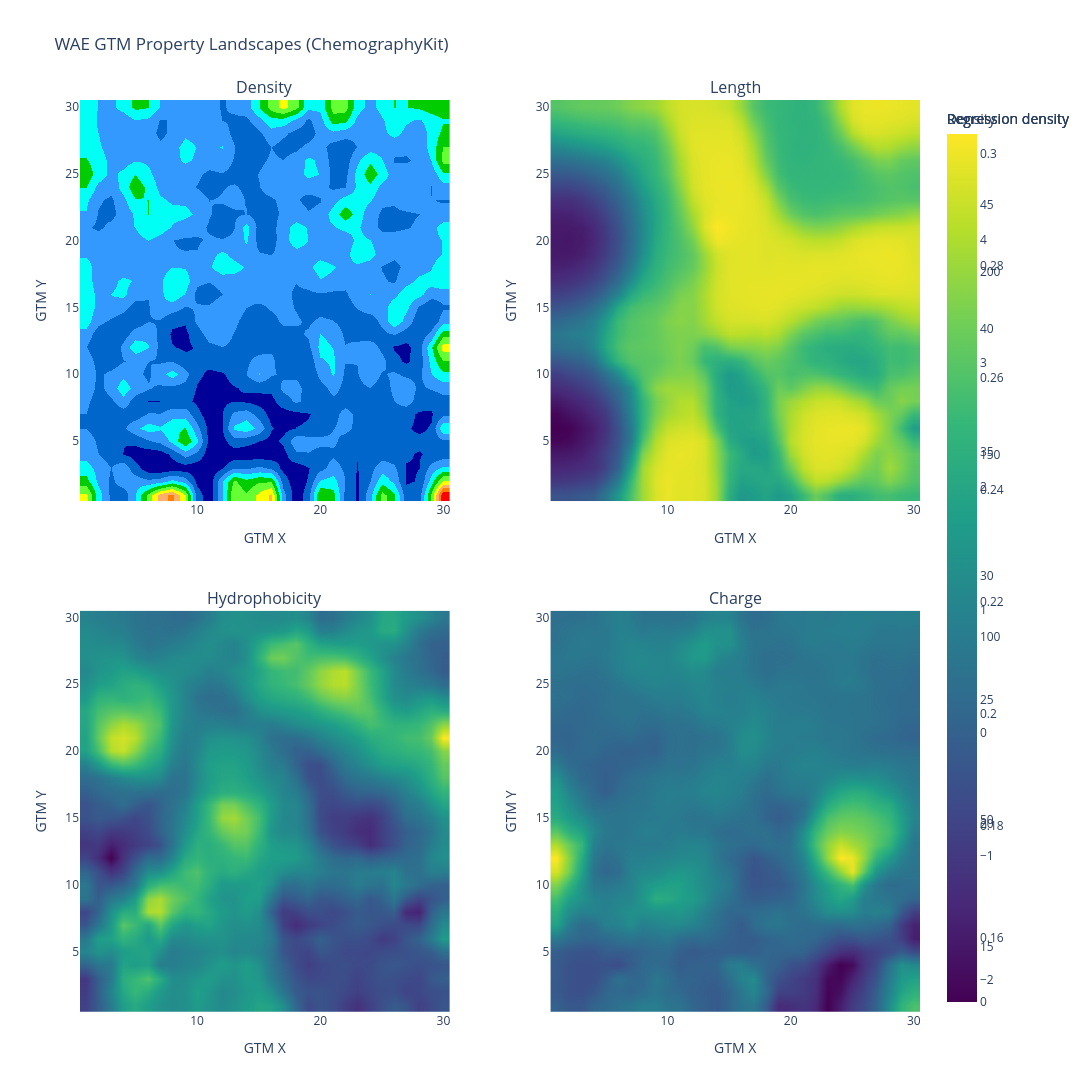

Source (notebook cell):
### Code cell
# Interactive GTM visualization with Plotly - WAE using ChemographyKit landscapes

properties = ['length', 'hydrophobicity', 'charge']
landscape_positions = [('density', 1, 1), ('length', 1, 2), ('hydrophobicity', 2, 1), ('charge', 2, 2)]

print("Creating ChemographyKit landscape visualizations for WAE...")

# Compute density using ChemographyKit utilities
density_wae_vec = get_density_matrix(responsibilities_wae)
density_table_wae = density_to_table(
    density_wae_vec,
    node_threshold=0.01,
    output_csv_file=None
)

# Create smooth density landscape
fig_density_wae = plotly_smooth_density_landscape(
    density_table_wae,
    node_threshold=0.01,
    use_smooth=True,
    title="WAE GTM Density Landscape",
    width=800,
    height=800,
    background_color="white"
)

# Create regression landscapes for peptide properties
figs_wae = {'density': fig_density_wae}

for prop in properties:
    if prop in df_wae.columns:
        # Compute regression density
        reg_values = df_wae[prop].values
        density, reg_density = get_reg_density_matrix(responsibilities_wae, list(reg_values))

        # Convert to table
        reg_table = reg_density_to_table(
            density,
            reg_density,
            node_threshold=0.01,
            output_csv_file=None
        )

        # Create smooth regression landscape
        fig = plotly_smooth_regression_landscape(
            reg_table,
            colorset='Viridis',
            title=f"WAE GTM {prop.capitalize()} Landscape",
            width=800,
            height=800,
            background_color="white",
            use_smooth=True
        )

        figs_wae[prop] = fig

# Create combined figure with subplots
fig_combined_wae = make_subplots(
    rows=2, cols=2,
    subplot_titles=('Density', 'Length', 'Hydrophobicity', 'Charge'),
    specs=[[{'type': 'heatmap'}, {'type': 'heatmap'}],
           [{'type': 'heatmap'}, {'type': 'heatmap'}]],
    horizontal_spacing=0.12,
    vertical_spacing=0.12
)

# Add landscapes to subplots
for prop, row, col in landscape_positions:
    if prop in figs_wae:
        for trace in figs_wae[prop].data:
            fig_combined_wae.add_trace(trace, row=row, col=col)

fig_combined_wae.update_layout(
    title_text="WAE GTM Property Landscapes (ChemographyKit)",
    height=1200,
    width=1200,
    showlegend=False
)

# Update axes
for i in range(1, 3):
    for j in range(1, 3):
        fig_combined_wae.update_xaxes(title_text="GTM X", row=i, col=j)
        fig_combined_wae.update_yaxes(title_text="GTM Y", row=i, col=j)

# Save
output_path_wae = RESULTS_DIR / 'gtm_wae_properties.html'
fig_combined_wae.write_html(str(output_path_wae))
print(f"Saved interactive plot to {output_path_wae}")

# Show
fig_combined_wae.show()

# Save individual landscapes
for prop, fig in figs_wae.items():
    fig.write_html(str(RESULTS_DIR / f'gtm_wae_{prop}_landscape.html'))
    print(f"Saved {prop} landscape to gtm_wae_{prop}_landscape.html")

### Figure 1 — Plotly figure (JSON) as saved in the notebook; plotly's stock layout.template omitted (floating-point values rounded to 4 significant figures; data arrays with more than 128 entries replaced by an {"elided": "..."} marker saying what was removed)
{"data": [{"colorbar": {"title": {"text": "Density"}}, "colorscale": [[0, "rgb(0,0,153)"], [0.1, "rgb(0,0,153)"], [0.1, "rgb(0,102,204)"], [0.2, "rgb(0,102,204)"], [0.2, "rgb(51,153,255)"], [0.3, "rgb(51,153,255)"], [0.3, "rgb(0,255,245)"], [0.4, "rgb(0,255,245)"], [0.4, "rgb(0,204,0)"], [0.5, "rgb(0,204,0)"], [0.5, "rgb(102,255,51)"], [0.6, "rgb(102,255,51)"], [0.6, "rgb(255,255,0)"], [0.7, "rgb(255,255,0)"], [0.7, "rgb(255,175,107)"], [0.8, "rgb(255,175,107)"], [0.8, "rgb(255,128,0)"], [0.9, "rgb(255,128,0)"], [0.9, "rgb(255,0,0)"], [1, "rgb(255,0,0)"]], "hoverinfo": "text", "showscale": true, "text": {"elided": "30x30 str values"}, "type": "heatmap", "x": [1, 2, 3, 4, 5, 6, 7, 8, 9, 10, 11, 12, 13, 14, 15, 16, 17, 18, 19, 20, 21, 22, 23, 24, 25, 26, 27, 28, 29, 30], "xaxis": "x", "y": [30, 29, 28, 27, 26, 25, 24, 23, 22, 21, 20, 19, 18, 17, 16, 15, 14, 13, 12, 11, 10, 9, 8, 7, 6, 5, 4, 3, 2, 1], "yaxis": "y", "z": {"elided": "30x30 float values"}, "zmax": 237.7, "zmin": 0, "zsmooth": "best"}, {"colorscale": [[0, "rgba(255,255,255,1)"], [4.206e-05, "rgba(255,255,255,1)"], [4.306e-05, "rgba(255,255,255,0)"], [1, "rgba(255,255,255,0)"]], "hoverinfo": "none", "showscale": false, "type": "heatmap", "x": [1, 2, 3, 4, 5, 6, 7, 8, 9, 10, 11, 12, 13, 14, 15, 16, 17, 18, 19, 20, 21, 22, 23, 24, 25, 26, 27, 28, 29, 30], "xaxis": "x", "y": [30, 29, 28, 27, 26, 25, 24, 23, 22, 21, 20, 19, 18, 17, 16, 15, 14, 13, 12, 11, 10, 9, 8, 7, 6, 5, 4, 3, 2, 1], "yaxis": "y", "z": {"elided": "30x30 float values"}, "zmax": 1, "zmin": 0, "zsmooth": "best"}, {"colorscale": [[0, "rgba(0,0,0,0)"], [1, "rgba(0,0,0,0)"]], "hoverinfo": "text", "showscale": false, "text": {"elided": "30x30 str values"}, "type": "heatmap", "x": [1, 2, 3, 4, 5, 6, 7, 8, 9, 10, 11, 12, 13, 14, 15, 16, 17, 18, 19, 20, 21, 22, 23, 24, 25, 26, 27, 28, 29, 30], "xaxis": "x", "y": [30, 29, 28, 27, 26, 25, 24, 23, 22, 21, 20, 19, 18, 17, 16, 15, 14, 13, 12, 11, 10, 9, 8, 7, 6, 5, 4, 3, 2, 1], "yaxis": "y", "z": {"elided": "30x30 float values"}, "zmax": 1, "zmin": 0}, {"colorbar": {"title": {"text": "Regression density"}}, "colorscale": [[0, "#440154"], [0.1111, "#482878"], [0.2222, "#3e4989"], [0.3333, "#31688e"], [0.4444, "#26828e"], [0.5556, "#1f9e89"], [0.6667, "#35b779"], [0.7778, "#6ece58"], [0.8889, "#b5de2b"], [1, "#fde725"]], "hoverinfo": "text", "showscale": true, "text": {"elided": "30x30 str values"}, "type": "heatmap", "x": [1, 2, 3, 4, 5, 6, 7, 8, 9, 10, 11, 12, 13, 14, 15, 16, 17, 18, 19, 20, 21, 22, 23, 24, 25, 26, 27, 28, 29, 30], "xaxis": "x2", "y": [30, 29, 28, 27, 26, 25, 24, 23, 22, 21, 20, 19, 18, 17, 16, 15, 14, 13, 12, 11, 10, 9, 8, 7, 6, 5, 4, 3, 2, 1], "yaxis": "y2", "z": {"elided": "30x30 float values"}, "zmax": 47.85, "zmin": 12.78, "zsmooth": "best"}, {"colorscale": [[0, "rgba(255,255,255,1)"], [0.0004206, "rgba(255,255,255,1)"], [0.0004216, "rgba(255,255,255,0)"], [1, "rgba(255,255,255,0)"]], "hoverinfo": "none", "showscale": false, "type": "heatmap", "x": [1, 2, 3, 4, 5, 6, 7, 8, 9, 10, 11, 12, 13, 14, 15, 16, 17, 18, 19, 20, 21, 22, 23, 24, 25, 26, 27, 28, 29, 30], "xaxis": "x2", "y": [30, 29, 28, 27, 26, 25, 24, 23, 22, 21, 20, 19, 18, 17, 16, 15, 14, 13, 12, 11, 10, 9, 8, 7, 6, 5, 4, 3, 2, 1], "yaxis": "y2", "z": {"elided": "30x30 float values"}, "zmax": 1, "zmin": 0, "zsmooth": "best"}, {"colorscale": [[0, "rgba(0,0,0,0)"], [1, "rgba(0,0,0,0)"]], "hoverinfo": "text", "showscale": false, "text": {"elided": "30x30 str values"}, "type": "heatmap", "x": [1, 2, 3, 4, 5, 6, 7, 8, 9, 10, 11, 12, 13, 14, 15, 16, 17, 18, 19, 20, 21, 22, 23, 24, 25, 26, 27, 28, 29, 30], "xaxis": "x2", "y": [30, 29, 28, 27, 26, 25, 24, 23, 22, 21, 20, 19, 18, 17, 16, 15, 14, 13, 12, 11, 10, 9, 8, 7, 6, 5, 4, 3, 2, 1], "yaxis": "y2", "z": {"elided": "30x30 float values"}, "zmax": 1, "zmin": 0}, {"colorbar": {"title": {"text": "Regression density"}}, "colorscale": [[0, "#440154"], [0.1111, "#482878"], [0.2222, "#3e4989"], [0.3333, "#31688e"], [0.4444, "#26828e"], [0.5556, "#1f9e89"], [0.6667, "#35b779"], [0.7778, "#6ece58"], [0.8889, "#b5de2b"], [1, "#fde725"]], "hoverinfo": "text", "showscale": true, "text": {"elided": "30x30 str values"}, "type": "heatmap", "x": [1, 2, 3, 4, 5, 6, 7, 8, 9, 10, 11, 12, 13, 14, 15, 16, 17, 18, 19, 20, 21, 22, 23, 24, 25, 26, 27, 28, 29, 30], "xaxis": "x3", "y": [30, 29, 28, 27, 26, 25, 24, 23, 22, 21, 20, 19, 18, 17, 16, 15, 14, 13, 12, 11, 10, 9, 8, 7, 6, 5, 4, 3, 2, 1], "yaxis": "y3", "z": {"elided": "30x30 float values"}, "zmax": 0.3036, "zmin": 0.1485, "zsmooth": "best"}, {"colorscale": [[0, "rgba(255,255,255,1)"], [0.0004206, "rgba(255,255,255,1)"], [0.0004216, "rgba(255,255,255,0)"], [1, "rgba(255,255,255,0)"]], "hoverinfo": "none", "showscale": false, "type": "heatmap", "x": [1, 2, 3, 4, 5, 6, 7, 8, 9, 10, 11, 12, 13, 14, 15, 16, 17, 18, 19, 20, 21, 22, 23, 24, 25, 26, 27, 28, 29, 30], "xaxis": "x3", "y": [30, 29, 28, 27, 26, 25, 24, 23, 22, 21, 20, 19, 18, 17, 16, 15, 14, 13, 12, 11, 10, 9, 8, 7, 6, 5, 4, 3, 2, 1], "yaxis": "y3", "z": {"elided": "30x30 float values"}, "zmax": 1, "zmin": 0, "zsmooth": "best"}, {"colorscale": [[0, "rgba(0,0,0,0)"], [1, "rgba(0,0,0,0)"]], "hoverinfo": "text", "showscale": false, "text": {"elided": "30x30 str values"}, "type": "heatmap", "x": [1, 2, 3, 4, 5, 6, 7, 8, 9, 10, 11, 12, 13, 14, 15, 16, 17, 18, 19, 20, 21, 22, 23, 24, 25, 26, 27, 28, 29, 30], "xaxis": "x3", "y": [30, 29, 28, 27, 26, 25, 24, 23, 22, 21, 20, 19, 18, 17, 16, 15, 14, 13, 12, 11, 10, 9, 8, 7, 6, 5, 4, 3, 2, 1], "yaxis": "y3", "z": {"elided": "30x30 float values"}, "zmax": 1, "zmin": 0}, {"colorbar": {"title": {"text": "Regression density"}}, "colorscale": [[0, "#440154"], [0.1111, "#482878"], [0.2222, "#3e4989"], [0.3333, "#31688e"], [0.4444, "#26828e"], [0.5556, "#1f9e89"], [0.6667, "#35b779"], [0.7778, "#6ece58"], [0.8889, "#b5de2b"], [1, "#fde725"]], "hoverinfo": "text", "showscale": true, "text": {"elided": "30x30 str values"}, "type": "heatmap", "x": [1, 2, 3, 4, 5, 6, 7, 8, 9, 10, 11, 12, 13, 14, 15, 16, 17, 18, 19, 20, 21, 22, 23, 24, 25, 26, 27, 28, 29, 30], "xaxis": "x4", "y": [30, 29, 28, 27, 26, 25, 24, 23, 22, 21, 20, 19, 18, 17, 16, 15, 14, 13, 12, 11, 10, 9, 8, 7, 6, 5, 4, 3, 2, 1], "yaxis": "y4", "z": {"elided": "30x30 float values"}, "zmax": 4.859, "zmin": -2.183, "zsmooth": "best"}, {"colorscale": [[0, "rgba(255,255,255,1)"], [0.0004206, "rgba(255,255,255,1)"], [0.0004216, "rgba(255,255,255,0)"], [1, "rgba(255,255,255,0)"]], "hoverinfo": "none", "showscale": false, "type": "heatmap", "x": [1, 2, 3, 4, 5, 6, 7, 8, 9, 10, 11, 12, 13, 14, 15, 16, 17, 18, 19, 20, 21, 22, 23, 24, 25, 26, 27, 28, 29, 30], "xaxis": "x4", "y": [30, 29, 28, 27, 26, 25, 24, 23, 22, 21, 20, 19, 18, 17, 16, 15, 14, 13, 12, 11, 10, 9, 8, 7, 6, 5, 4, 3, 2, 1], "yaxis": "y4", "z": {"elided": "30x30 float values"}, "zmax": 1, "zmin": 0, "zsmooth": "best"}, {"colorscale": [[0, "rgba(0,0,0,0)"], [1, "rgba(0,0,0,0)"]], "hoverinfo": "text", "showscale": false, "text": {"elided": "30x30 str values"}, "type": "heatmap", "x": [1, 2, 3, 4, 5, 6, 7, 8, 9, 10, 11, 12, 13, 14, 15, 16, 17, 18, 19, 20, 21, 22, 23, 24, 25, 26, 27, 28, 29, 30], "xaxis": "x4", "y": [30, 29, 28, 27, 26, 25, 24, 23, 22, 21, 20, 19, 18, 17, 16, 15, 14, 13, 12, 11, 10, 9, 8, 7, 6, 5, 4, 3, 2, 1], "yaxis": "y4", "z": {"elided": "30x30 float values"}, "zmax": 1, "zmin": 0}], "layout": {"annotations": [{"font": {"size": 16}, "showarrow": false, "text": "Density", "x": 0.22, "xanchor": "center", "xref": "paper", "y": 1, "yanchor": "bottom", "yref": "paper"}, {"font": {"size": 16}, "showarrow": false, "text": "Length", "x": 0.78, "xanchor": "center", "xref": "paper", "y": 1, "yanchor": "bottom", "yref": "paper"}, {"font": {"size": 16}, "showarrow": false, "text": "Hydrophobicity", "x": 0.22, "xanchor": "center", "xref": "paper", "y": 0.44, "yanchor": "bottom", "yref": "paper"}, {"font": {"size": 16}, "showarrow": false, "text": "Charge", "x": 0.78, "xanchor": "center", "xref": "paper", "y": 0.44, "yanchor": "bottom", "yref": "paper"}], "height": 1200, "showlegend": false, "title": {"text": "WAE GTM Property Landscapes (ChemographyKit)"}, "width": 1200, "xaxis": {"anchor": "y", "domain": [0, 0.44], "title": {"text": "GTM X"}}, "xaxis2": {"anchor": "y2", "domain": [0.56, 1], "title": {"text": "GTM X"}}, "xaxis3": {"anchor": "y3", "domain": [0, 0.44], "title": {"text": "GTM X"}}, "xaxis4": {"anchor": "y4", "domain": [0.56, 1], "title": {"text": "GTM X"}}, "yaxis": {"anchor": "x", "domain": [0.56, 1], "title": {"text": "GTM Y"}}, "yaxis2": {"anchor": "x2", "domain": [0.56, 1], "title": {"text": "GTM Y"}}, "yaxis3": {"anchor": "x3", "domain": [0, 0.44], "title": {"text": "GTM Y"}}, "yaxis4": {"anchor": "x4", "domain": [0, 0.44], "title": {"text": "GTM Y"}}}}
